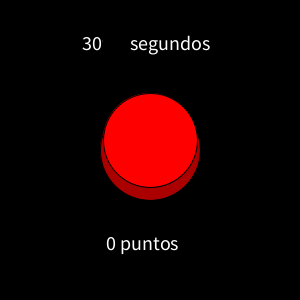
Frame 1 (no input)
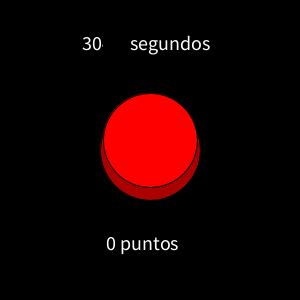
Frame 60 (the mouse pressed at the canvas centre just before this capture)
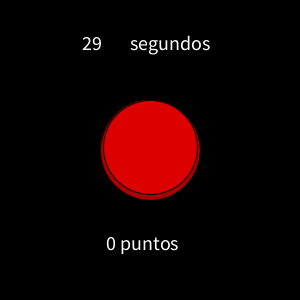
Frame 120 (the mouse held since frame 60 and released just before this capture)

The Processing sketch that drew these frames (run headless with seeded random() and noise(); from frame 60 on, the mouse is pressed at the canvas centre):

// Processing sketch: processing_46336
// ── processing_46336.pde

boolean finish = false;
int SZButton = 100;
int time = 3100;
int points;

void setup () {
  size (300,300);
  smooth ();
}

void draw () {
  background (0);
  Copyrigth();
  Button();
  Time();
  Points();
  Finish();
}

void Button () {
  fill (170,0,0);
  ellipse (width/2, height/2, SZButton, SZButton);
  if ((mouseX >= 97) && (mouseX <= 197) && (mouseY >= 97) &&
  (mouseY <= 197)) {
  fill (200,0,0);
  } else {
    fill (255,0,0);
  }
  ellipse (width/2, height/2-10, SZButton-6, SZButton-6);
  if ((mouseX >= 97) && (mouseX <= 197) && (mouseY >= 97) &&
  (mouseY <= 197) && (mousePressed)) {
    background (0);
    fill (170,0,0);
    ellipse (width/2, height/2, SZButton, SZButton);
    fill (220,0,0);
    ellipse (width/2, height/2-3, SZButton-6, SZButton-6);
  }
}

void Copyrigth () {
  if (key == 'k' || key == 'K') {
    textSize (12);
    text ("© Kike Fontán 2011", 20, 290);
  }
}

void Time () {
  time = int(time-0.1);
  String Up =(time+"  segundos");
  fill (254);
  textSize (20);
  text (Up, width/2-68, 50);
  fill (0);
  rect (103,30,22,30);
  noFill();
  if (time == 100) {
    time = 100;
    noLoop ();
    finish = true;
  }
}

void mouseClicked () {
  if ((mouseX >= 97) && (mouseX <= 197) && (mouseY >= 97) &&
  (mouseY <= 197)) {
  points = points+1;
  }
}

void Points () {
  fill (254);
  textSize (20);
  String pnt = (points+" puntos");
  text (pnt, width/2-44, 250);
}

void keyPressed () {
    redraw ();
  }
  
void Finish () {
  if (finish == true) {
    background (0);
    textSize (30);
    fill (254);
    text ("Has conseguido ...", 23,100);
    text ("puntos", 150,160);
    textSize (60);
    text (points+" ", 35,170);
    textSize (10);
    text ("Pulsa cualquier tecla para salir", 146,290);
    if (keyPressed) {
      exit ();
    }
  }
}
